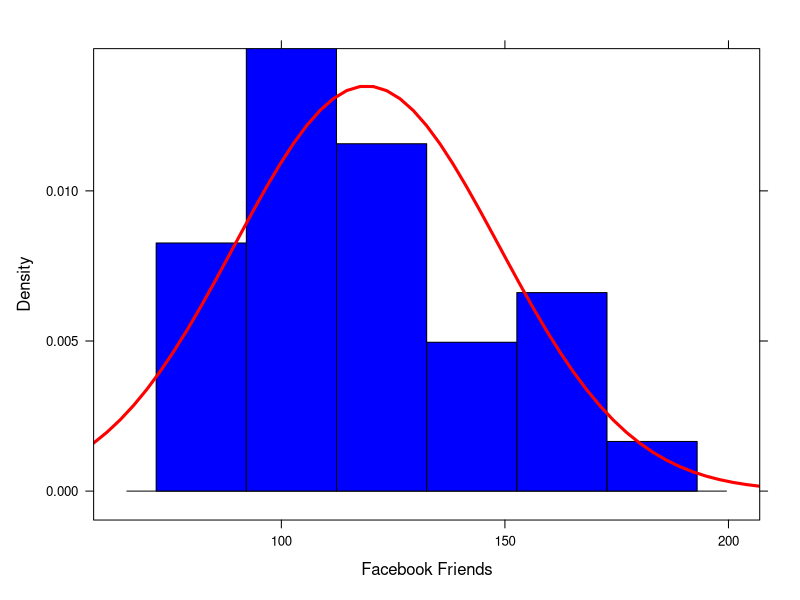
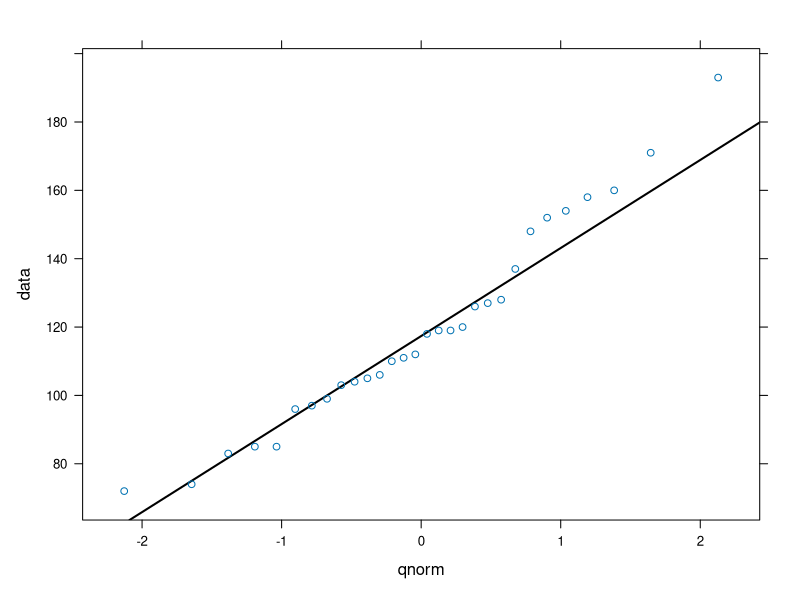

Reproduce these figures in R, in order.
## ---- setup
library(lattice)
library(xtable)
my_qqwithline <- function(data, title=NULL){
  qqmath(data,
         panel = function(x) {
           panel.qqmathline(x, distribution = qnorm, lwd=2)
           panel.qqmath(x)
         },
         main=title)
}
my_histogram <- function(x, avg, std, ...){
  histogram(x,
            panel = function(x){
              panel.histogram(x, breaks=NULL, ...)
              panel.mathdensity(dmath = dnorm, col = "red", args = list(mean=avg,sd=std), lwd=3)
            },
            type="density",...)
}
fb_data <- read.table("facebookfriends.txt", header=TRUE)
pick_data <- read.table("pickcount.txt", header=TRUE)
## ---- A_1
my_histogram(fb_data$Friends, mean(fb_data$Friends), sd(fb_data$Friends), col="Blue", xlab="Facebook Friends")
my_qqwithline(fb_data$Friends)
## ---- A_3
a <- qt(.975, length(fb_data$Friends)-1)
x_bar <- mean(fb_data$Friends)
std <- sd(fb_data$Friends)
stderr <- std / sqrt(length(fb_data$Friends))
marg_error <- a * stderr
conf_int <- c(x_bar-marg_error, x_bar+marg_error)
## ---- A_4
t.test(fb_data$Friends,conf.level=0.95, mu=130)
## ---- B_1
